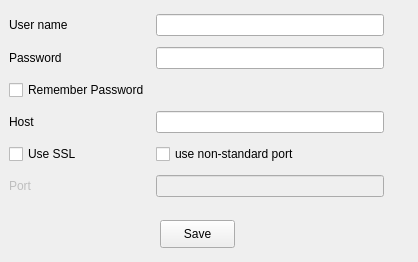
<?xml version="1.0" encoding="UTF-8"?>
<ui version="4.0">
 <class>SetupHost</class>
 <widget class="QWidget" name="SetupHost">
  <property name="geometry">
   <rect>
    <x>0</x>
    <y>0</y>
    <width>418</width>
    <height>262</height>
   </rect>
  </property>
  <property name="windowTitle">
   <string>Form</string>
  </property>
  <widget class="QWidget" name="widget_2" native="true">
   <property name="geometry">
    <rect>
     <x>9</x>
     <y>9</y>
     <width>375</width>
     <height>195</height>
    </rect>
   </property>
   <layout class="QGridLayout" name="gridLayout">
    <item row="0" column="0">
     <widget class="QLabel" name="label">
      <property name="text">
       <string>User name</string>
      </property>
      <property name="buddy">
       <cstring>userEdit</cstring>
      </property>
     </widget>
    </item>
    <item row="3" column="0">
     <widget class="QLabel" name="label_2">
      <property name="text">
       <string>Password</string>
      </property>
      <property name="buddy">
       <cstring>passwordEdit</cstring>
      </property>
     </widget>
    </item>
    <item row="4" column="0">
     <widget class="QCheckBox" name="remPass">
      <property name="text">
       <string>Remember Password</string>
      </property>
     </widget>
    </item>
    <item row="5" column="0">
     <widget class="QLabel" name="label_3">
      <property name="text">
       <string>Host</string>
      </property>
      <property name="buddy">
       <cstring>hostEdit</cstring>
      </property>
     </widget>
    </item>
    <item row="0" column="1">
     <widget class="QLineEdit" name="userEdit"/>
    </item>
    <item row="3" column="1">
     <widget class="QLineEdit" name="passwordEdit">
      <property name="echoMode">
       <enum>QLineEdit::Password</enum>
      </property>
     </widget>
    </item>
    <item row="5" column="1">
     <widget class="QLineEdit" name="hostEdit"/>
    </item>
    <item row="6" column="0">
     <widget class="QCheckBox" name="useSSL">
      <property name="text">
       <string>Use SSL</string>
      </property>
     </widget>
    </item>
    <item row="6" column="1">
     <widget class="QCheckBox" name="nonStandard">
      <property name="enabled">
       <bool>true</bool>
      </property>
      <property name="text">
       <string>use non-standard port</string>
      </property>
     </widget>
    </item>
    <item row="7" column="1">
     <widget class="QLineEdit" name="portEdit">
      <property name="enabled">
       <bool>false</bool>
      </property>
     </widget>
    </item>
    <item row="7" column="0">
     <widget class="QLabel" name="label_4">
      <property name="enabled">
       <bool>false</bool>
      </property>
      <property name="text">
       <string>Port</string>
      </property>
     </widget>
    </item>
   </layout>
  </widget>
  <widget class="QPushButton" name="done">
   <property name="geometry">
    <rect>
     <x>160</x>
     <y>220</y>
     <width>75</width>
     <height>28</height>
    </rect>
   </property>
   <property name="sizePolicy">
    <sizepolicy hsizetype="Fixed" vsizetype="Fixed">
     <horstretch>0</horstretch>
     <verstretch>0</verstretch>
    </sizepolicy>
   </property>
   <property name="layoutDirection">
    <enum>Qt::RightToLeft</enum>
   </property>
   <property name="text">
    <string>Save</string>
   </property>
  </widget>
 </widget>
 <resources/>
 <connections/>
 <slots>
  <slot>saveData()</slot>
 </slots>
</ui>
